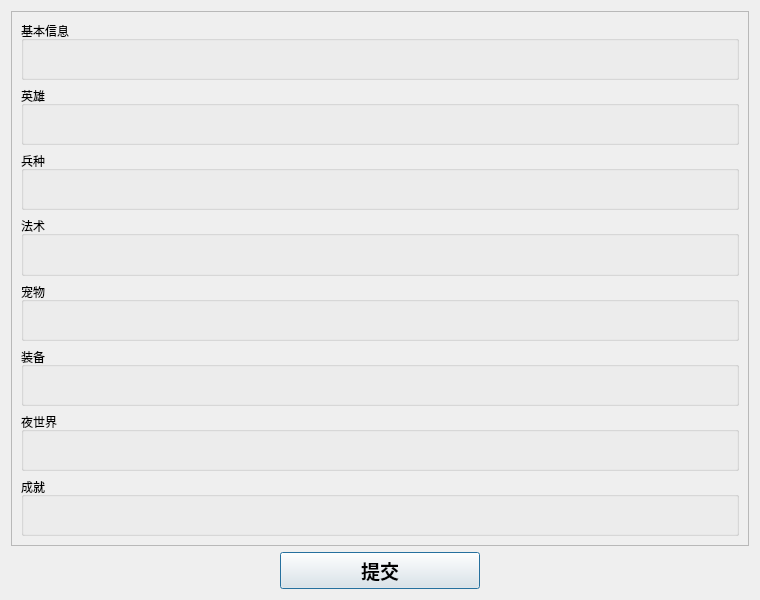
<?xml version="1.0" encoding="UTF-8"?>
<ui version="4.0">
 <class>SelectPlayItemsDialog</class>
 <widget class="QDialog" name="SelectPlayItemsDialog">
  <property name="geometry">
   <rect>
    <x>0</x>
    <y>0</y>
    <width>760</width>
    <height>600</height>
   </rect>
  </property>
  <property name="windowTitle">
   <string>选择属性</string>
  </property>
  <layout class="QVBoxLayout" name="verticalLayout">
   <item>
    <widget class="QScrollArea" name="scrollArea">
     <property name="widgetResizable">
      <bool>true</bool>
     </property>
     <widget class="QWidget" name="scrollAreaWidgetContents">
      <property name="geometry">
       <rect>
        <x>0</x>
        <y>0</y>
        <width>734</width>
        <height>529</height>
       </rect>
      </property>
      <layout class="QVBoxLayout" name="verticalLayout_2">
       <item>
        <widget class="QGroupBox" name="groupBoxInfo">
         <property name="title">
          <string>基本信息</string>
         </property>
        </widget>
       </item>
       <item>
        <widget class="QGroupBox" name="groupBoxHero">
         <property name="title">
          <string>英雄</string>
         </property>
        </widget>
       </item>
       <item>
        <widget class="QGroupBox" name="groupBoxTroop">
         <property name="title">
          <string>兵种</string>
         </property>
        </widget>
       </item>
       <item>
        <widget class="QGroupBox" name="groupBoxSpell">
         <property name="title">
          <string>法术</string>
         </property>
        </widget>
       </item>
       <item>
        <widget class="QGroupBox" name="groupBoxPet">
         <property name="title">
          <string>宠物</string>
         </property>
        </widget>
       </item>
       <item>
        <widget class="QGroupBox" name="groupBoxEquipment">
         <property name="title">
          <string>装备</string>
         </property>
        </widget>
       </item>
       <item>
        <widget class="QGroupBox" name="groupBoxBuilder">
         <property name="title">
          <string>夜世界</string>
         </property>
        </widget>
       </item>
       <item>
        <widget class="QGroupBox" name="groupBoxAchievements">
         <property name="title">
          <string>成就</string>
         </property>
        </widget>
       </item>
      </layout>
     </widget>
    </widget>
   </item>
   <item>
    <layout class="QHBoxLayout" name="horizontalLayoutCommit">
     <item>
      <spacer name="horizontalSpacer">
       <property name="orientation">
        <enum>Qt::Horizontal</enum>
       </property>
       <property name="sizeHint" stdset="0">
        <size>
         <width>40</width>
         <height>20</height>
        </size>
       </property>
      </spacer>
     </item>
     <item>
      <widget class="QPushButton" name="pushButtonCommit">
       <property name="minimumSize">
        <size>
         <width>200</width>
         <height>35</height>
        </size>
       </property>
       <property name="font">
        <font>
         <family>Heiti SC</family>
         <pointsize>14</pointsize>
         <weight>75</weight>
         <bold>true</bold>
        </font>
       </property>
       <property name="text">
        <string>提交</string>
       </property>
       <property name="autoDefault">
        <bool>true</bool>
       </property>
      </widget>
     </item>
     <item>
      <spacer name="horizontalSpacer_2">
       <property name="orientation">
        <enum>Qt::Horizontal</enum>
       </property>
       <property name="sizeHint" stdset="0">
        <size>
         <width>40</width>
         <height>20</height>
        </size>
       </property>
      </spacer>
     </item>
    </layout>
   </item>
  </layout>
 </widget>
 <resources/>
 <connections/>
</ui>
